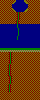

Rendered tile map (Tiled .tmx) drawn with the repository's tilesets; below, a short description and the full map source, tile grids included:
An orthogonal 10x25 tile map with 4x4 px tiles, 1 tile layer (Capa de Patrones 1).

<map version="1.0" tiledversion="1.0.2" orientation="orthogonal" renderorder="right-down" width="10" height="25" tilewidth="4" tileheight="4" nextobjectid="1">
 <tileset firstgid="1" source="tilesetJungle.tsx" />
 <layer name="Capa de Patrones 1" width="10" height="25">
  <data encoding="csv">
3,3,3,1,12,12,2,3,3,3,
3,3,3,12,12,12,12,3,3,3,
3,3,3,8,12,12,7,3,3,3,
3,3,3,3,13,3,3,3,3,3,
3,3,3,3,13,3,3,3,3,3,
3,3,3,3,14,3,3,3,3,3,
12,12,12,12,9,12,12,12,12,12,
12,12,12,12,10,12,12,12,12,12,
12,12,12,12,10,12,12,12,12,12,
12,12,12,12,9,12,12,12,12,12,
12,12,12,12,12,12,12,12,12,12,
12,12,12,12,12,12,12,12,12,12,
4,4,4,4,4,4,4,4,4,4,
3,3,13,3,3,3,3,3,3,3,
3,3,13,3,3,3,3,3,3,3,
3,3,13,3,3,3,3,3,3,3,
3,3,14,3,3,3,3,3,3,3,
3,3,14,3,3,3,3,3,3,3,
3,3,14,3,3,3,3,3,3,3,
3,3,13,3,3,3,3,3,3,3,
3,3,13,3,3,3,3,3,3,3,
3,3,14,3,3,3,3,3,3,3,
3,3,14,3,3,3,3,3,3,3,
3,3,3,3,3,3,3,3,3,3,
3,3,3,3,3,3,3,3,3,3
</data>
 </layer>
</map>
